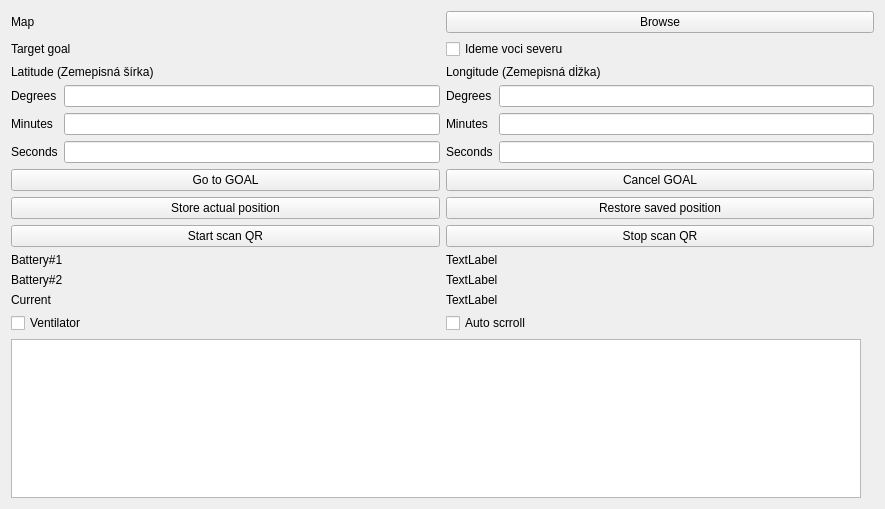
<?xml version="1.0" encoding="UTF-8"?>
<ui version="4.0">
 <class>ControlWidget</class>
 <widget class="QWidget" name="ControlWidget">
  <property name="geometry">
   <rect>
    <x>0</x>
    <y>0</y>
    <width>885</width>
    <height>509</height>
   </rect>
  </property>
  <property name="windowTitle">
   <string>Form</string>
  </property>
  <layout class="QVBoxLayout" name="verticalLayout_2">
   <item>
    <layout class="QGridLayout" name="gridLayout">
     <item row="6" column="0">
      <widget class="QPushButton" name="scanQrStart_btn">
       <property name="text">
        <string>Start scan QR</string>
       </property>
      </widget>
     </item>
     <item row="3" column="0">
      <layout class="QFormLayout" name="formLayout">
       <item row="0" column="0">
        <widget class="QLabel" name="label_4">
         <property name="text">
          <string>Degrees</string>
         </property>
        </widget>
       </item>
       <item row="0" column="1">
        <widget class="QLineEdit" name="lat_stupne"/>
       </item>
       <item row="1" column="0">
        <widget class="QLabel" name="label_5">
         <property name="text">
          <string>Minutes</string>
         </property>
        </widget>
       </item>
       <item row="1" column="1">
        <widget class="QLineEdit" name="lat_minuty"/>
       </item>
       <item row="2" column="0">
        <widget class="QLabel" name="label_6">
         <property name="text">
          <string>Seconds</string>
         </property>
        </widget>
       </item>
       <item row="2" column="1">
        <widget class="QLineEdit" name="lat_sekundy"/>
       </item>
      </layout>
     </item>
     <item row="1" column="1">
      <widget class="QCheckBox" name="sever">
       <property name="text">
        <string>Ideme voci severu</string>
       </property>
      </widget>
     </item>
     <item row="10" column="0">
      <widget class="QCheckBox" name="ventilator_cbx">
       <property name="text">
        <string>Ventilator</string>
       </property>
      </widget>
     </item>
     <item row="4" column="1">
      <widget class="QPushButton" name="cancelGoal_btn">
       <property name="text">
        <string>Cancel GOAL</string>
       </property>
      </widget>
     </item>
     <item row="7" column="1">
      <widget class="QLabel" name="battery1_label">
       <property name="text">
        <string>TextLabel</string>
       </property>
      </widget>
     </item>
     <item row="3" column="1">
      <layout class="QFormLayout" name="formLayout_2">
       <item row="0" column="0">
        <widget class="QLabel" name="label_7">
         <property name="text">
          <string>Degrees</string>
         </property>
        </widget>
       </item>
       <item row="1" column="0">
        <widget class="QLabel" name="label_8">
         <property name="text">
          <string>Minutes</string>
         </property>
        </widget>
       </item>
       <item row="2" column="0">
        <widget class="QLabel" name="label_9">
         <property name="text">
          <string>Seconds</string>
         </property>
        </widget>
       </item>
       <item row="0" column="1">
        <widget class="QLineEdit" name="long_stupne"/>
       </item>
       <item row="1" column="1">
        <widget class="QLineEdit" name="long_minuty"/>
       </item>
       <item row="2" column="1">
        <widget class="QLineEdit" name="long_sekundy"/>
       </item>
      </layout>
     </item>
     <item row="4" column="0">
      <widget class="QPushButton" name="goToGoal_btn">
       <property name="text">
        <string>Go to GOAL</string>
       </property>
      </widget>
     </item>
     <item row="2" column="1">
      <widget class="QLabel" name="label_3">
       <property name="text">
        <string>Longitude (Zemepisná dĺžka)</string>
       </property>
      </widget>
     </item>
     <item row="8" column="0">
      <widget class="QLabel" name="label_11">
       <property name="text">
        <string>Battery#2</string>
       </property>
      </widget>
     </item>
     <item row="5" column="1">
      <widget class="QPushButton" name="restorePosition_btn">
       <property name="text">
        <string>Restore saved position</string>
       </property>
      </widget>
     </item>
     <item row="9" column="0">
      <widget class="QLabel" name="label_12">
       <property name="text">
        <string>Current</string>
       </property>
      </widget>
     </item>
     <item row="5" column="0">
      <widget class="QPushButton" name="storePosition_btn">
       <property name="text">
        <string>Store actual position</string>
       </property>
      </widget>
     </item>
     <item row="10" column="1">
      <widget class="QCheckBox" name="autoScroll">
       <property name="text">
        <string>Auto scrroll</string>
       </property>
      </widget>
     </item>
     <item row="6" column="1">
      <widget class="QPushButton" name="scanQrStop_btn">
       <property name="text">
        <string>Stop scan QR</string>
       </property>
      </widget>
     </item>
     <item row="9" column="1">
      <widget class="QLabel" name="current_label">
       <property name="text">
        <string>TextLabel</string>
       </property>
      </widget>
     </item>
     <item row="1" column="0">
      <widget class="QLabel" name="label">
       <property name="text">
        <string>Target goal</string>
       </property>
      </widget>
     </item>
     <item row="8" column="1">
      <widget class="QLabel" name="battery2_label">
       <property name="text">
        <string>TextLabel</string>
       </property>
      </widget>
     </item>
     <item row="7" column="0">
      <widget class="QLabel" name="label_10">
       <property name="text">
        <string>Battery#1</string>
       </property>
      </widget>
     </item>
     <item row="2" column="0">
      <widget class="QLabel" name="label_2">
       <property name="text">
        <string>Latitude (Zemepisná šírka)</string>
       </property>
      </widget>
     </item>
     <item row="0" column="0">
      <widget class="QLabel" name="map_label">
       <property name="text">
        <string>Map</string>
       </property>
      </widget>
     </item>
     <item row="0" column="1">
      <widget class="QPushButton" name="BrowseBtn">
       <property name="text">
        <string>Browse</string>
       </property>
      </widget>
     </item>
    </layout>
   </item>
   <item>
    <layout class="QHBoxLayout" name="horizontalLayout_4">
     <item>
      <widget class="QListWidget" name="information_wiev"/>
     </item>
     <item>
      <widget class="QLabel" name="cameraOutput">
       <property name="text">
        <string/>
       </property>
      </widget>
     </item>
    </layout>
   </item>
  </layout>
 </widget>
 <resources/>
 <connections/>
</ui>
